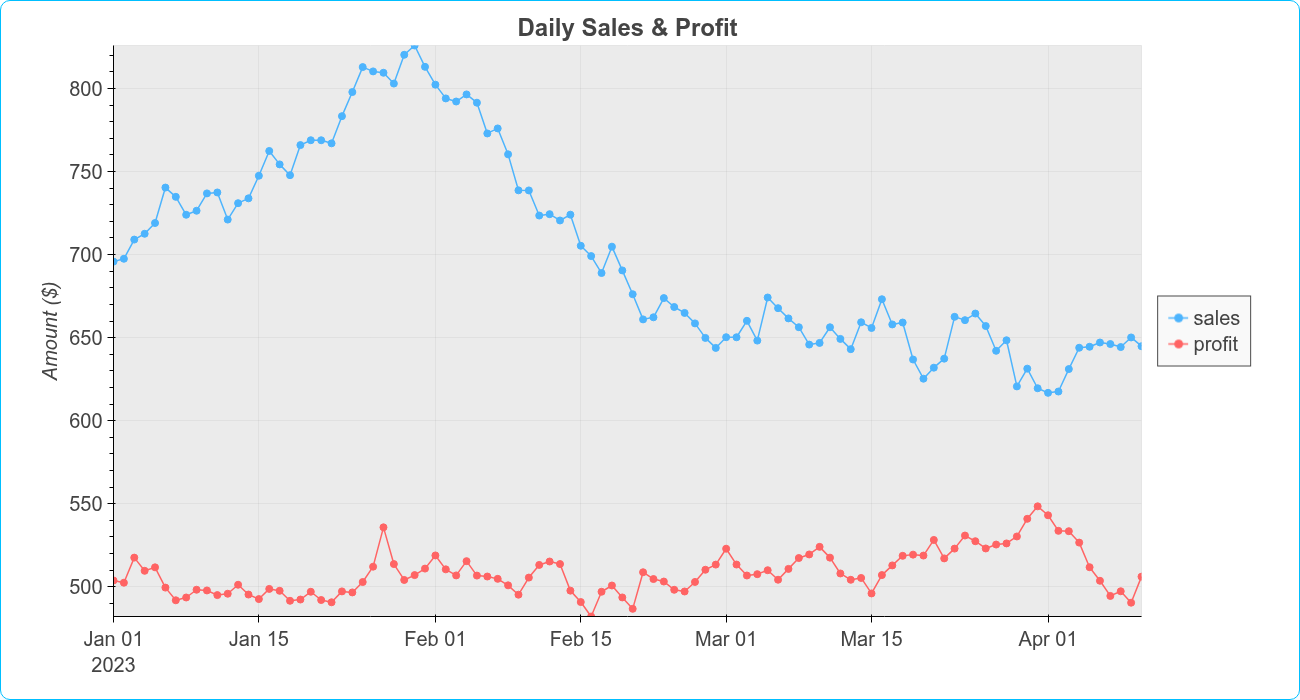

This chart was generated by the following Python code:
import bokeh_rocks as br
from bokeh.io import show
import pandas as pd
import numpy as np

dates = pd.date_range("2023-01-01", periods=100, freq="D")
df1 = pd.DataFrame(
    {
        "sales": 700 + np.cumsum(np.random.randn(100) * 10),
        "profit": 500 + np.cumsum(np.random.randn(100) * 8),
    },
    index=dates,
)

p1 = br.line(
    df1,
    title="Daily Sales & Profit",
    ylabel="Amount ($)",
)

show(p1);   br.save_plot(p1, "output/line_03")
